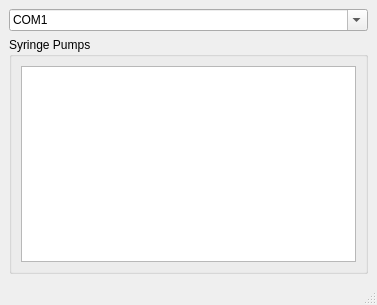
<?xml version="1.0" encoding="UTF-8"?>
<ui version="4.0">
 <class>wndMain</class>
 <widget class="QMainWindow" name="wndMain">
  <property name="geometry">
   <rect>
    <x>0</x>
    <y>0</y>
    <width>377</width>
    <height>305</height>
   </rect>
  </property>
  <property name="sizePolicy">
   <sizepolicy hsizetype="Fixed" vsizetype="Fixed">
    <horstretch>0</horstretch>
    <verstretch>0</verstretch>
   </sizepolicy>
  </property>
  <property name="windowTitle">
   <string>SyRe</string>
  </property>
  <widget class="QWidget" name="centralwidget">
   <layout class="QVBoxLayout" name="verticalLayout">
    <item>
     <widget class="QComboBox" name="comboCom">
      <property name="editable">
       <bool>true</bool>
      </property>
      <item>
       <property name="text">
        <string>COM1</string>
       </property>
      </item>
      <item>
       <property name="text">
        <string>COM2</string>
       </property>
      </item>
      <item>
       <property name="text">
        <string>COM3</string>
       </property>
      </item>
      <item>
       <property name="text">
        <string>COM4</string>
       </property>
      </item>
      <item>
       <property name="text">
        <string>COM5</string>
       </property>
      </item>
      <item>
       <property name="text">
        <string>COM6</string>
       </property>
      </item>
      <item>
       <property name="text">
        <string>COM7</string>
       </property>
      </item>
      <item>
       <property name="text">
        <string>/dev/ttyUSB0</string>
       </property>
      </item>
      <item>
       <property name="text">
        <string>/dev/ttyUSB1</string>
       </property>
      </item>
     </widget>
    </item>
    <item>
     <widget class="QGroupBox" name="groupBox">
      <property name="title">
       <string>Syringe Pumps</string>
      </property>
      <layout class="QVBoxLayout" name="verticalLayout_2">
       <item>
        <widget class="QListWidget" name="lstSyringes">
         <property name="sizePolicy">
          <sizepolicy hsizetype="Expanding" vsizetype="Expanding">
           <horstretch>0</horstretch>
           <verstretch>0</verstretch>
          </sizepolicy>
         </property>
        </widget>
       </item>
      </layout>
     </widget>
    </item>
   </layout>
  </widget>
  <widget class="QStatusBar" name="statusBar"/>
 </widget>
 <resources/>
 <connections/>
</ui>
